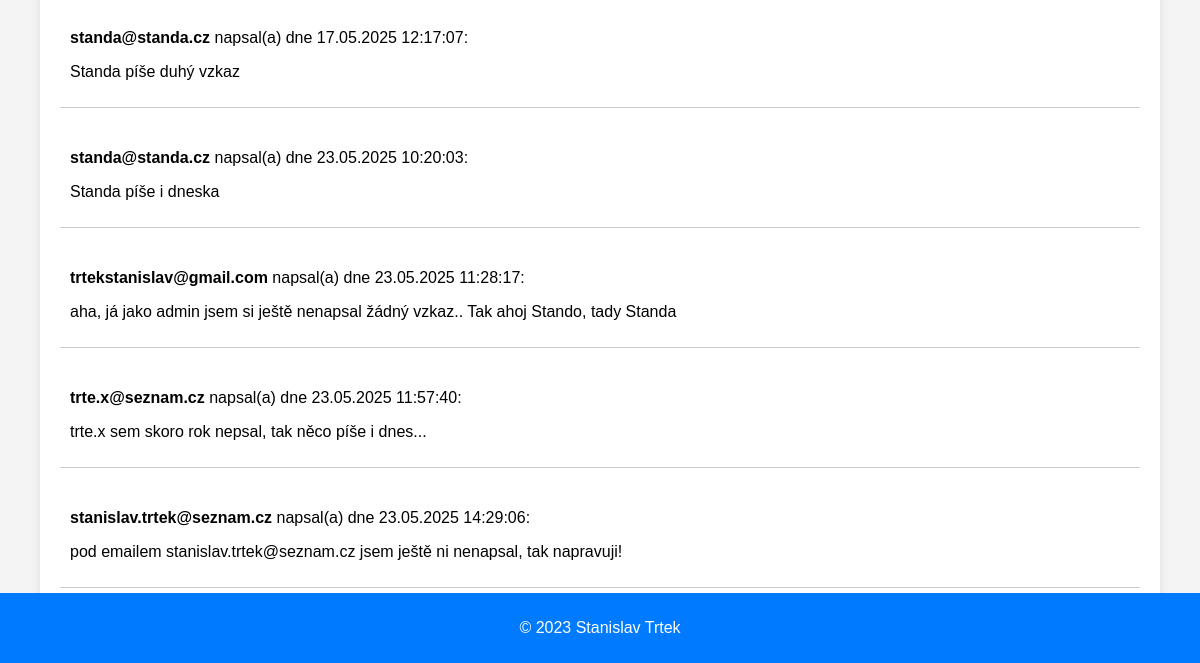
/messages/ (signed in, lower part), run on an earlier commit of the app's database.
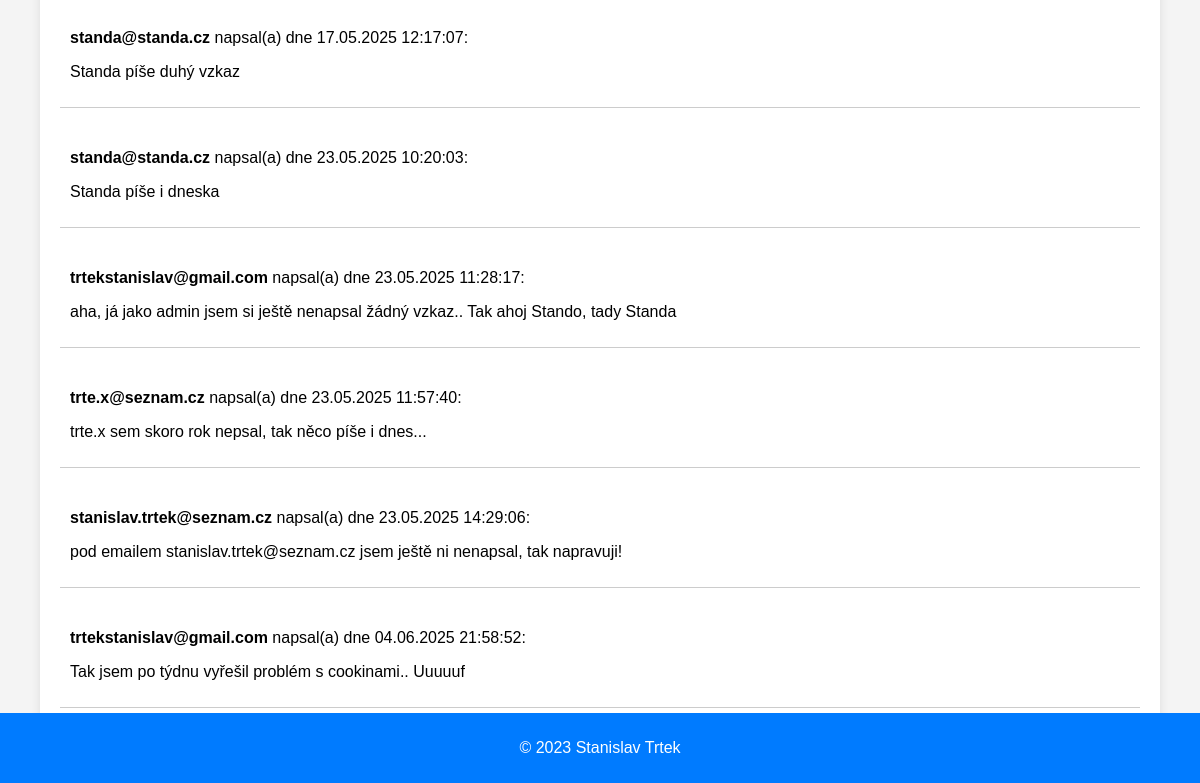
And on a later commit of the database.
### myapp/models.py (models this page shows, shortened)
class Message(models.Model):
    user = models.ForeignKey('myapp.CustomUser', on_delete=models.CASCADE)
    content = models.TextField()
    timestamp = models.DateTimeField(auto_now_add=True)

class CustomUser(AbstractUser):
    is_admin = models.BooleanField(default=False)

### myapp/views.py (the view)
# urls.py: path('messages/', views.message_list, name='message_list'),
@login_required
def message_list(request):
    user_filter = request.GET.get('user')
    date_filter = request.GET.get('date')
    if request.user.is_admin:
        messages_query = Message.objects.all()
        if user_filter:
            messages_query = messages_query.filter(user__id=user_filter)
    else:
        messages_query = Message.objects.filter(user=request.user)
    if date_filter:
        date = parse_date(date_filter)
        if date:
            messages_query = messages_query.filter(timestamp__date=date)
    users = CustomUser.objects.all() if request.user.is_admin else CustomUser.objects.none()
    return render(request, 'message_list.html', {'messages': messages_query, 'users': users})

### myapp/context_processors.py (called while the page is built)
def current_datetime(request):
    return {
        'current_time': timezone.now()
    }

### myapp/templates/message_list.html (shortened to what this page needs)
{% extends "base.html" %}
{% load static %}
{% block content %}
<div class="messages-container">
    <div class="messages-list">
        {% for message in messages %}
            <div class="message-item">
                <p><strong>{{ message.user.username }}</strong> napsal(a) dne {{ message.timestamp|date:"d.m.Y H:i:s" }}:</p>
                <p>{{ message.content }}</p>
            </div>
        {% endfor %}
    </div>
</div>
{% endblock %}

What changed in the data, as far as the page shows it:
added Message: user.username "trtekstanislav@gmail.com", timestamp "04.06.2025 21:58:52", content "Tak jsem po týdnu vyřešil problém s cookinami.. Uuuuuf"
